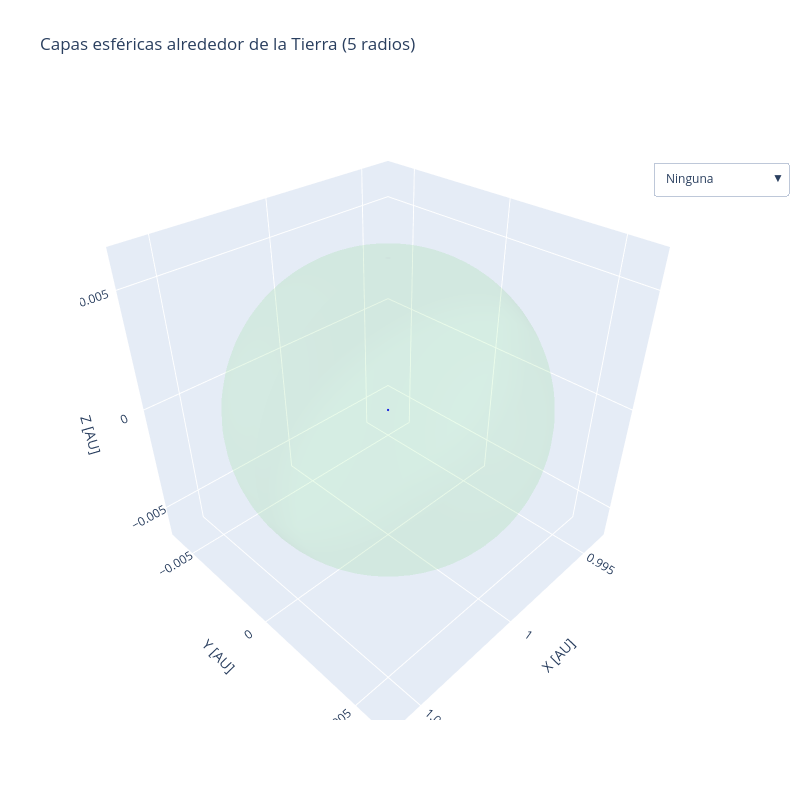

This figure's notebook cell:
### Code cell
import numpy as np
import plotly.graph_objects as go

# Parámetros físicos
M_sun = 1.98847e30
a = 1.0           # AU
m = 5.972e24 / M_sun
M = 1.0
R_SOI = a * (m/M)**(2/5)

# Centro
c_x, c_y, c_z = 1.0, 0.0, 0.0

# === Ahora solo 5 radios ===
radios = np.linspace(R_SOI, 0.5, 5)

# Paleta de colores suave
colores = ["red", "green", "purple", "orange", "cyan"]

# Malla para las esferas
theta = np.linspace(0, 2*np.pi, 60)
phi   = np.linspace(0, np.pi, 60)
theta, phi = np.meshgrid(theta, phi)

def esfera(cx, cy, cz, radius, color="blue", opacity=0.08):
    x = cx + radius * np.cos(theta) * np.sin(phi)
    y = cy + radius * np.sin(theta) * np.sin(phi)
    z = cz + radius * np.cos(phi)

    return go.Surface(
        x=x, y=y, z=z,
        opacity=opacity,
        colorscale=[[0, color], [1, color]],
        showscale=False
    )

# === FIGURA ===
fig = go.Figure()

# -------------------------
# 1. Tierra
# -------------------------
earth_radius = 4.2633689839572194e-05
fig.add_trace(esfera(c_x, c_y, c_z, earth_radius, color="blue", opacity=1.0))

# -------------------------
# 2. SOI muy transparente
# -------------------------
fig.add_trace(esfera(c_x, c_y, c_z, R_SOI, color="lightgreen", opacity=0.10))

# -------------------------
# 3. Capas esféricas: 5 radios, cada uno color distinto
# -------------------------
extra_spheres = []
for r, col in zip(radios, colores):
    extra_spheres.append(esfera(c_x, c_y, c_z, r, color=col, opacity=0.08))

# Añadirlas (ocultas por defecto)
for sp in extra_spheres:
    sp.visible = False
    fig.add_trace(sp)

# -------------------------
# Dropdown
# -------------------------
buttons = [
    dict(
        label="Ninguna",
        method="update",
        args=[{"visible": [True, True] + [False]*len(extra_spheres)}]
    )
]

for i, r in enumerate(radios):
    vis = [True, True] + [False]*len(extra_spheres)
    vis[2 + i] = True

    buttons.append(
        dict(
            label=f"Radio = {r:.3f} AU",
            method="update",
            args=[{"visible": vis}]
        )
    )

fig.update_layout(
    title="Capas esféricas alrededor de la Tierra (5 radios)",
    width=800,
    height=800,
    scene=dict(
        xaxis=dict(title='X [AU]'),
        yaxis=dict(title='Y [AU]'),
        zaxis=dict(title='Z [AU]'),
        aspectmode='data'
    ),
    updatemenus=[
        dict(
            type="dropdown",
            buttons=buttons,
            x=1.15,
            y=0.9
        )
    ]
)
fig.show()

### Figure 1 — Plotly figure (JSON) as saved in the notebook; plotly's stock layout.template omitted (floating-point values rounded to 4 significant figures; data arrays with more than 128 entries replaced by an {"elided": "..."} marker saying what was removed)
{"data": [{"colorscale": [[0, "blue"], [1, "blue"]], "opacity": 1, "showscale": false, "type": "surface", "x": {"elided": "60x60 float values"}, "y": {"elided": "60x60 float values"}, "z": {"elided": "60x60 float values"}}, {"colorscale": [[0, "lightgreen"], [1, "lightgreen"]], "opacity": 0.1, "showscale": false, "type": "surface", "x": {"elided": "60x60 float values"}, "y": {"elided": "60x60 float values"}, "z": {"elided": "60x60 float values"}}, {"colorscale": [[0, "red"], [1, "red"]], "opacity": 0.08, "showscale": false, "type": "surface", "visible": false, "x": {"elided": "60x60 float values"}, "y": {"elided": "60x60 float values"}, "z": {"elided": "60x60 float values"}}, {"colorscale": [[0, "green"], [1, "green"]], "opacity": 0.08, "showscale": false, "type": "surface", "visible": false, "x": {"elided": "60x60 float values"}, "y": {"elided": "60x60 float values"}, "z": {"elided": "60x60 float values"}}, {"colorscale": [[0, "purple"], [1, "purple"]], "opacity": 0.08, "showscale": false, "type": "surface", "visible": false, "x": {"elided": "60x60 float values"}, "y": {"elided": "60x60 float values"}, "z": {"elided": "60x60 float values"}}, {"colorscale": [[0, "orange"], [1, "orange"]], "opacity": 0.08, "showscale": false, "type": "surface", "visible": false, "x": {"elided": "60x60 float values"}, "y": {"elided": "60x60 float values"}, "z": {"elided": "60x60 float values"}}, {"colorscale": [[0, "cyan"], [1, "cyan"]], "opacity": 0.08, "showscale": false, "type": "surface", "visible": false, "x": {"elided": "60x60 float values"}, "y": {"elided": "60x60 float values"}, "z": {"elided": "60x60 float values"}}], "layout": {"height": 800, "scene": {"aspectmode": "data", "xaxis": {"title": {"text": "X [AU]"}}, "yaxis": {"title": {"text": "Y [AU]"}}, "zaxis": {"title": {"text": "Z [AU]"}}}, "title": {"text": "Capas esféricas alrededor de la Tierra (5 radios)"}, "updatemenus": [{"buttons": [{"args": [{"visible": [true, true, false, false, false, false, false]}], "label": "Ninguna", "method": "update"}, {"args": [{"visible": [true, true, true, false, false, false, false]}], "label": "Radio = 0.006 AU", "method": "update"}, {"args": [{"visible": [true, true, false, true, false, false, false]}], "label": "Radio = 0.130 AU", "method": "update"}, {"args": [{"visible": [true, true, false, false, true, false, false]}], "label": "Radio = 0.253 AU", "method": "update"}, {"args": [{"visible": [true, true, false, false, false, true, false]}], "label": "Radio = 0.377 AU", "method": "update"}, {"args": [{"visible": [true, true, false, false, false, false, true]}], "label": "Radio = 0.500 AU", "method": "update"}], "type": "dropdown", "x": 1.15, "y": 0.9}], "width": 800}}
